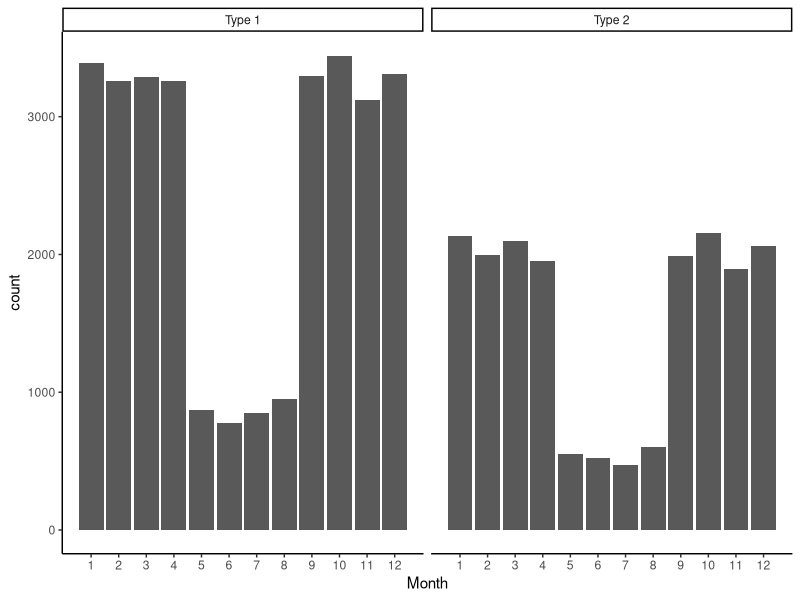
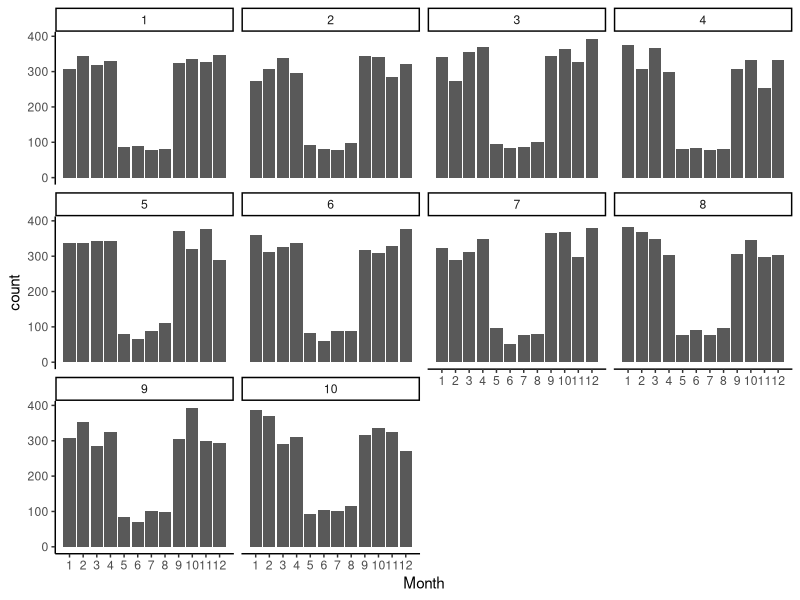
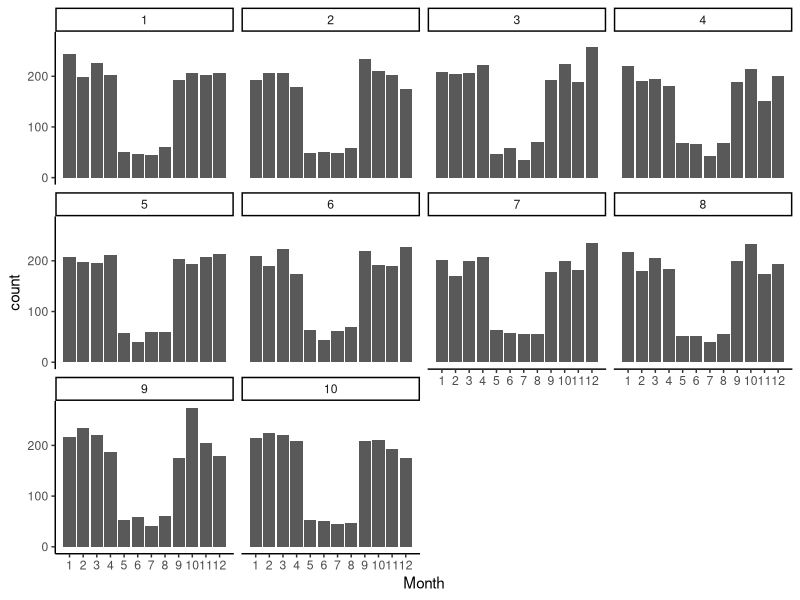
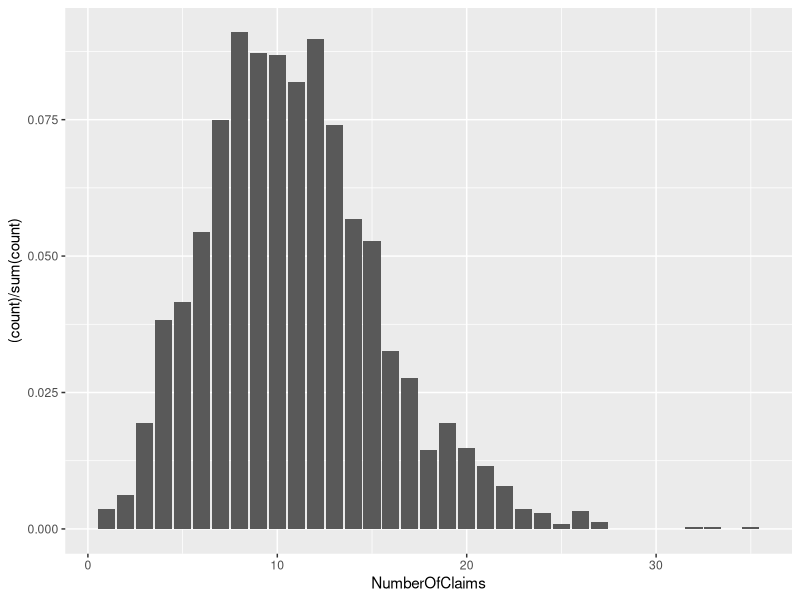
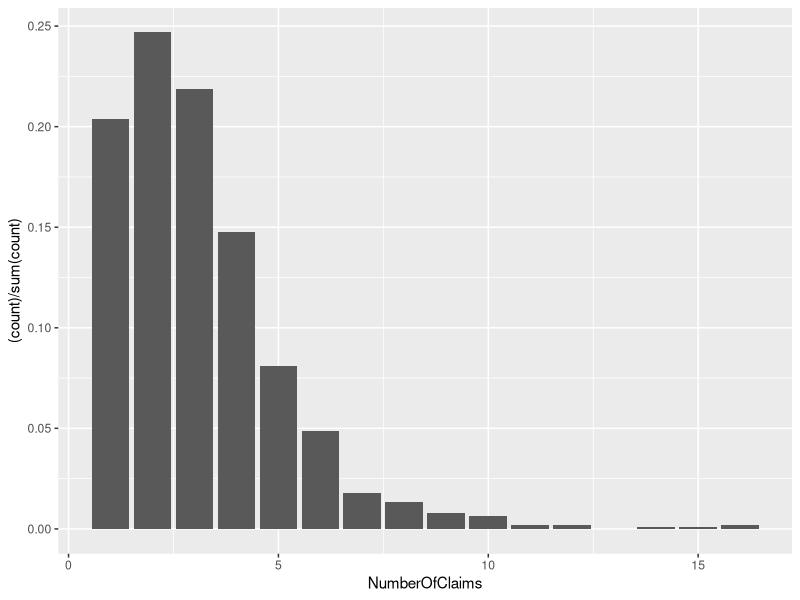
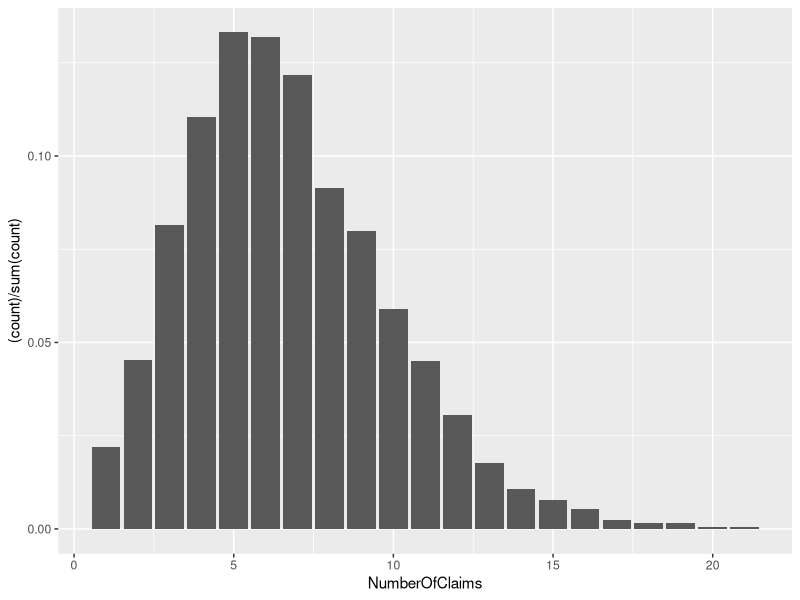
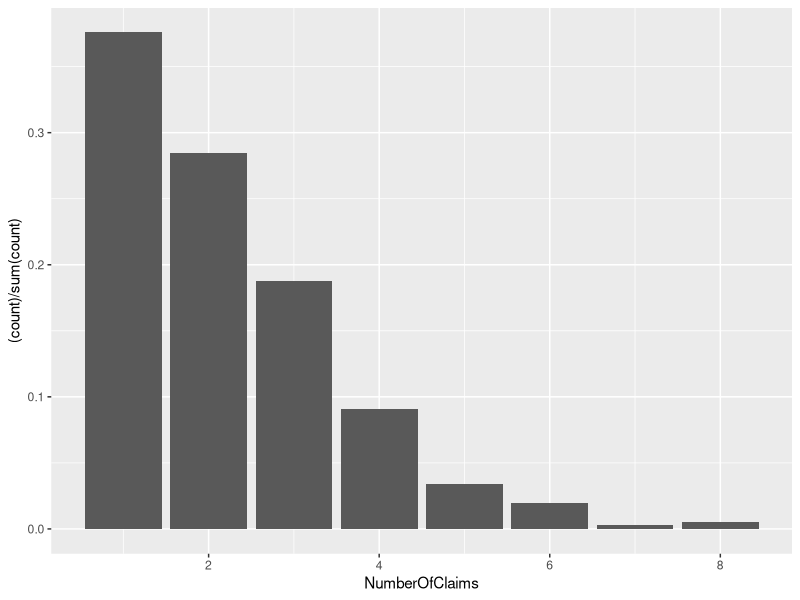

The R script that drew these images, in order:
## ---- chunk 1

library(tidyverse)
library(knitr)

data <- read.delim2("Projekt1_Grupp9.txt", sep = ";")

type1Data <- data %>% filter(ClaimType == 1)

type2Data <- data %>% filter(ClaimType == 2)

## ---- chunk 2
# type1Data %>% 
#   ggplot(aes(ClaimDay)) +
#   geom_histogram(breaks= 1:120)
# 
# type2Data %>% 
#   ggplot(aes(ClaimDay)) +
#   geom_histogram(breaks= 1:120)

#We can see seasonal effects
# type2Data %>% 
#   mutate(ClaimDay = (ClaimDay-1) %% 365 + 1) %>% 
#   mutate(month = floor((.$ClaimDay-1)/(365/12)) + 1) %>% 
#   ggplot(aes(month)) +
#   geom_bar() +
#   scale_x_continuous(breaks=c(1:12)) +
#   theme_classic()

data <- data %>% 
  mutate(Year = floor((.$ClaimDay-1)/(365)) + 1) %>% 
  mutate(ClaimDay = (ClaimDay-1) %% 365 + 1) %>% 
  mutate(Month = floor((.$ClaimDay-1)/(365/12)) + 1) 
data %>% tail()
#We can see seasonal effects
data %>% 
  ggplot(aes(Month)) +
  geom_bar() +
  scale_x_continuous(breaks=c(1:12)) +
  theme_classic() +
  facet_wrap(~ ClaimType, 
             labeller = labeller(ClaimType = c("1" = "Type 1", "2" = "Type 2")))
## ---- chunk 3
#No effect over year for each claim type
data %>% 
  filter(ClaimType == 1) %>% 
  ggplot(aes(Month)) +
  geom_bar() +
  scale_x_continuous(breaks=c(1:12)) +
  theme_classic() +
  facet_wrap(~ Year, 
             labeller = labeller(ClaimType = c("1" = "Type 1", "2" = "Type 2")))

data %>% 
  filter(ClaimType == 2) %>% 
  ggplot(aes(Month)) +
  geom_bar() +
  scale_x_continuous(breaks=c(1:12)) +
  theme_classic() +
  facet_wrap(~ Year, 
             labeller = labeller(ClaimType = c("1" = "Type 1", "2" = "Type 2")))


#Add season, 2=summer, 1=else
data <- data %>% mutate(Season = ifelse(Month %in% 5:8, 2, 1))

aggregatedData <- data %>% group_by(ClaimType, ClaimDay, Month, Year, Season) %>% 
  summarise(NumberOfClaims=n(), AggregatedCost = sum(ClaimCost))

#Distribution of NumberOfClaims
aggregatedData %>% 
  filter(ClaimType == 1) %>% 
  filter(Season == 1) %>% 
  ggplot(aes(NumberOfClaims)) +
  geom_bar(aes(y = (..count..)/sum(..count..)))

aggregatedData %>% 
  filter(ClaimType == 1) %>% 
  filter(Season == 2) %>% 
  ggplot(aes(NumberOfClaims)) +
  geom_bar(aes(y = (..count..)/sum(..count..)))

aggregatedData %>% 
  filter(ClaimType == 2) %>% 
  filter(Season == 1) %>% 
  ggplot(aes(NumberOfClaims)) +
  geom_bar(aes(y = (..count..)/sum(..count..)))

aggregatedData %>% 
  filter(ClaimType == 2) %>% 
  filter(Season == 2) %>% 
  ggplot(aes(NumberOfClaims)) +
  geom_bar(aes(y = (..count..)/sum(..count..)))
